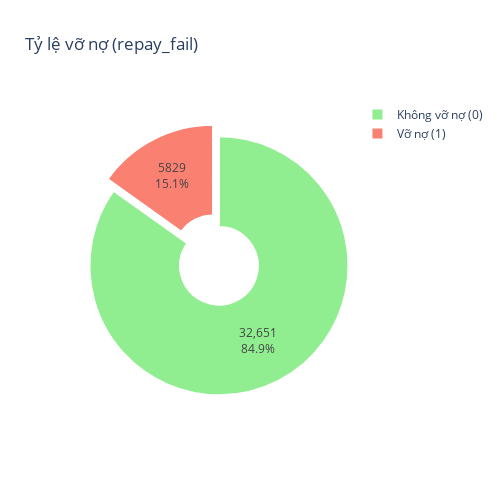

The notebook cell this image was saved under:
### Code cell
# Vẽ biểu đồ pie 
fig = go.Figure(
    data=[go.Pie(
        labels=labels,
        values=values,
        hole=0.3,  
        pull=[0.05, 0.05],  
        marker=dict(colors=colors, line=dict(color='white', width=2)),
        textinfo='percent+value',  
        insidetextorientation='auto'  
    )]
)

fig.update_layout(
    title_text='Tỷ lệ vỡ nợ (repay_fail)',
    height=500,
    width=500
)

fig.show()

### Figure 1 — Plotly figure (JSON) as saved in the notebook; plotly's stock layout.template omitted (floating-point values rounded to 4 significant figures)
{"data": [{"hole": 0.3, "insidetextorientation": "auto", "labels": ["Không vỡ nợ (0)", "Vỡ nợ (1)"], "marker": {"colors": ["lightgreen", "salmon"], "line": {"color": "white", "width": 2}}, "pull": [0.05, 0.05], "textinfo": "percent+value", "type": "pie", "values": [32651, 5829]}], "layout": {"height": 500, "title": {"text": "Tỷ lệ vỡ nợ (repay_fail)"}, "width": 500}}
